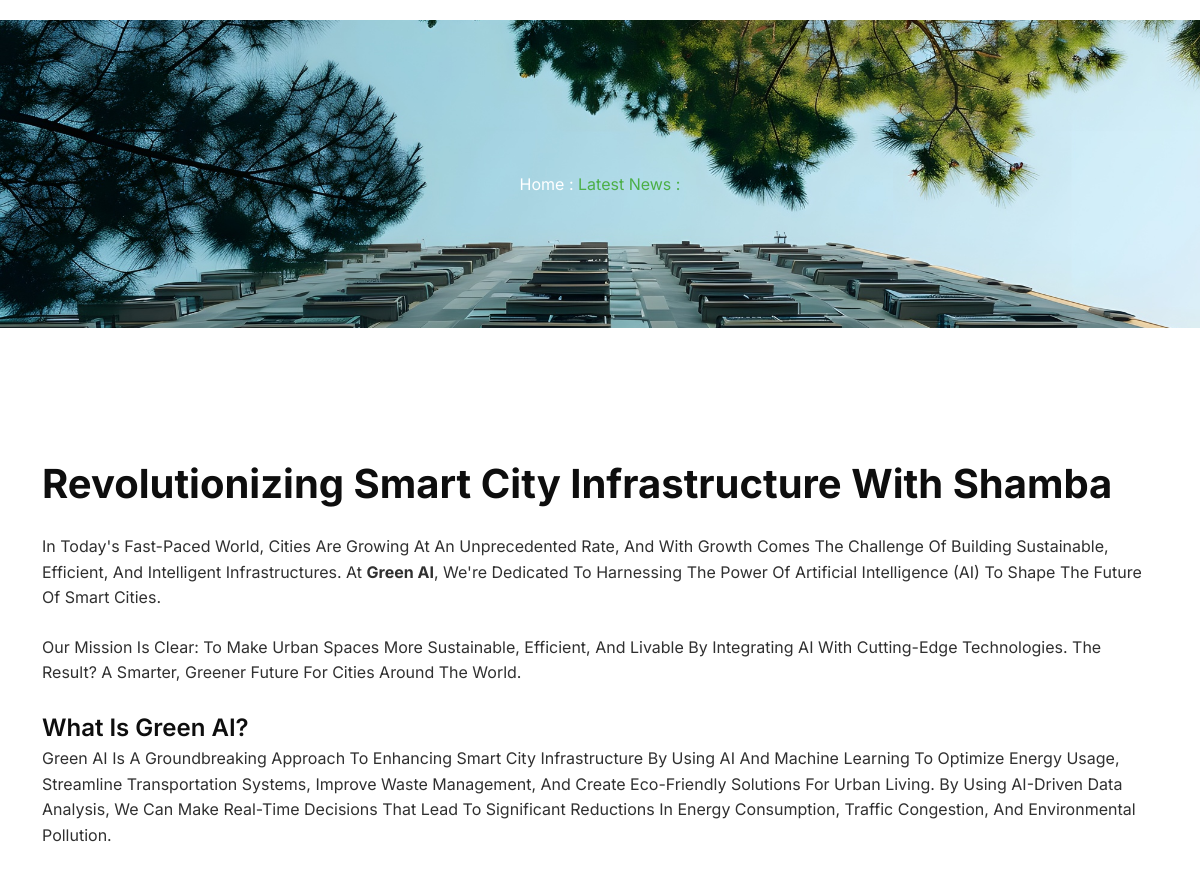
/blog/8/ (upper part), run on an earlier commit of the app's database.
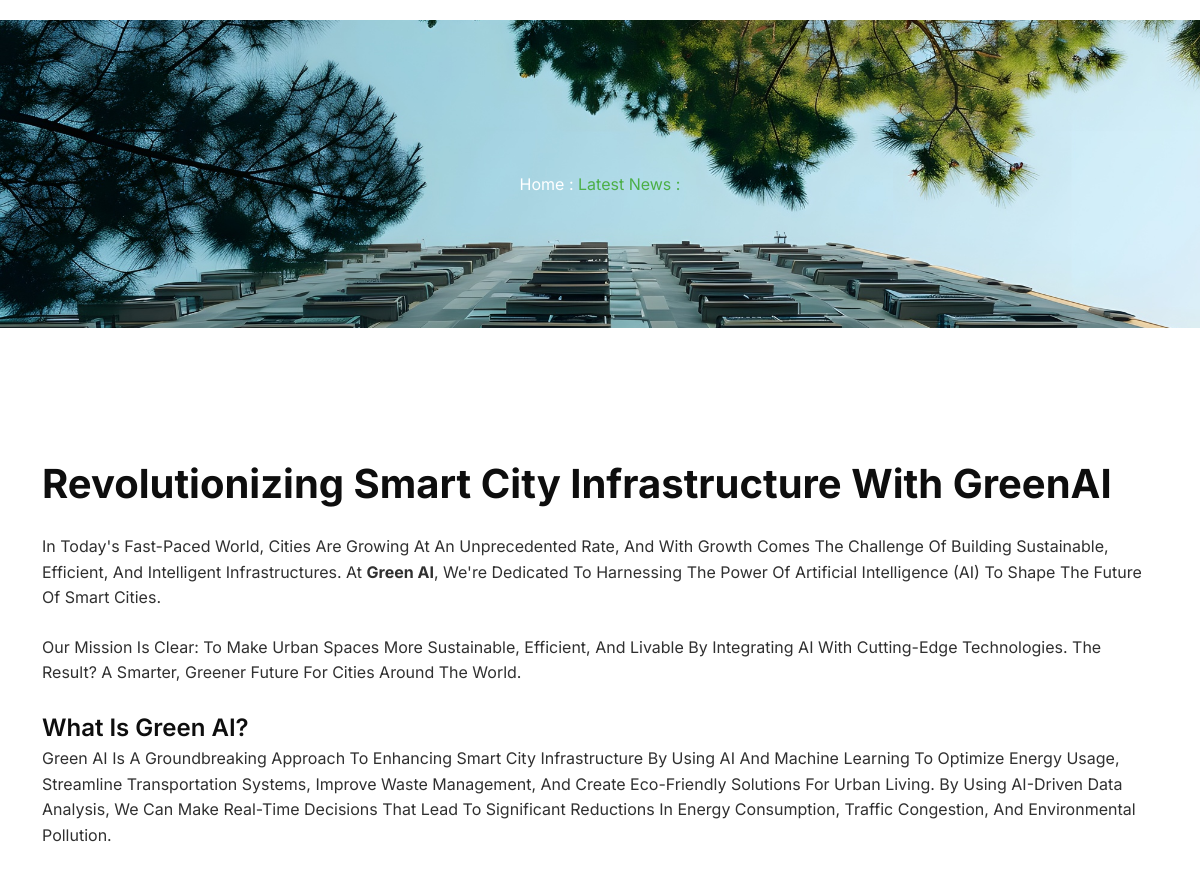
And on a later commit of the database.
### website/models.py (models this page shows, shortened)
class Blog(models.Model):
    sno = models.AutoField(primary_key=True)
    title = models.CharField(max_length=55)
    content = HTMLField()
    thumbnail_img = models.ImageField(null=True, blank=True, upload_to="blog_images/")
    slug = models.SlugField(max_length=100, unique=True, blank=True)
    time = models.DateField(auto_now_add=True)

### website/views.py (the view)
# urls.py: path('blog/<slug:slug>/', views.blog_detail, name='blog_detail'),
def blog_detail(request, slug):
    blog = get_object_or_404(Blog, slug=slug)
    context = {'blog': blog}
    return render(request, 'website/blog_detail.html', context)

### website/context_processors.py (called while the page is built)
def footer_gallery_images(request):
    return {
        'images': FooterGallery.objects.all()
    }

def subscribe_form(request):
    return {'subscribe_form': SubscribeForm()}

### website/templates/website/blog_detail.html (shortened to what this page needs)
{% extends 'website/base.html' %}
{% block content %}
{% load static %}
    <section class="page-banner bg-image pt-130 pb-130" style="background-image: url({{ blog.thumbnail_img.url }});">
        <div class="container">
            <div class="breadcrumb-list wow fadeInUp" data-wow-duration="1.4s" data-wow-delay=".4s">
                <a href="{% url 'index' %}">Home :</a>
                <span class="primary-color">Latest News :</span>
            </div>
        </div>
    </section>
<main>
    <section class="blog-detail pt-130 pb-130">
        <div class="container">
            <h2>{{ blog.title }}</h2>
            <p>{{ blog.content|safe }}</p>
        </div>
    </section>
</main>
{% endblock %}

### website/templates/website/base.html (shortened to what this page needs)
<!DOCTYPE html>
<html lang="en">
<head>
    {% load static %}
    <link rel="stylesheet" href="{% static 'css/bootstrap.min.css' %}">
    <link rel="stylesheet" href="{% static 'css/all.min.css' %}">
    <link rel="stylesheet" href="{% static 'css/swiper-bundle.min.css' %}">
    <link rel="stylesheet" href="{% static 'css/magnific-popup.css' %}">
    <link rel="stylesheet" href="{% static 'css/animate.css' %}">
    <link rel="stylesheet" href="{% static 'css/nice-select.css' %}">
    <link rel="stylesheet" href="{% static 'css/style.css' %}">
</head>
<body>
    <header class="header">
        <div class="header-section">
        </div>
    </header>
{% block content %}
{% endblock %}
{% include 'website/shared/footer.html' %}
</body>
</html>

### website/templates/website/shared/footer.html (shortened to what this page needs)
{% load static %}
<!DOCTYPE html>
<html lang="en">
<head>
    <link rel="stylesheet" href="https://cdnjs.cloudflare.com/ajax/libs/fancybox/3.5.7/jquery.fancybox.min.css">
</head>
<body>
</body>
</html>

### website/templates/website/blog_detail.html (style rules this page uses)
.page-banner.bg-image { background-size: cover; background-position: center; background-repeat: no-repeat; }
.pt-130 { padding-top: 130px; }
.blog-detail p { margin-bottom: 1.5em; line-height: 1.6; }

What changed in the data, as far as the page shows it:
changed Blog: title "Revolutionizing Smart City Infrastructure With Shamba" → "Revolutionizing Smart City Infrastructure With GreenAI"
